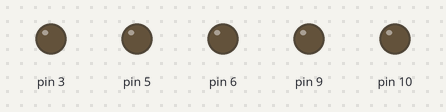
This sketch was run on a simulated Arduino Uno, built with avr-gcc and run on an emulated ATmega328P. Shown: output pins drawn as LEDs (lit = HIGH).

Above: at 0.05 s.
At 0.15 s:
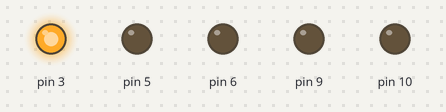
At 0.3 s:
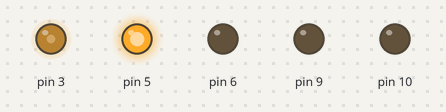
At 0.6 s:
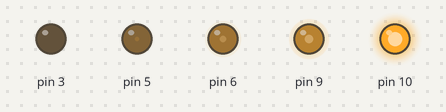
At 0.9 s:
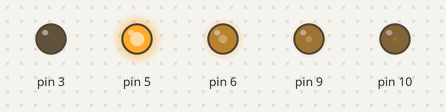
At 1.2 s:
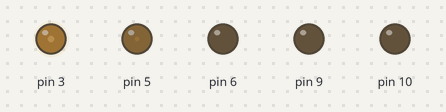
Timing chart, 0 to 3.0 s (numbered marks = the images above):
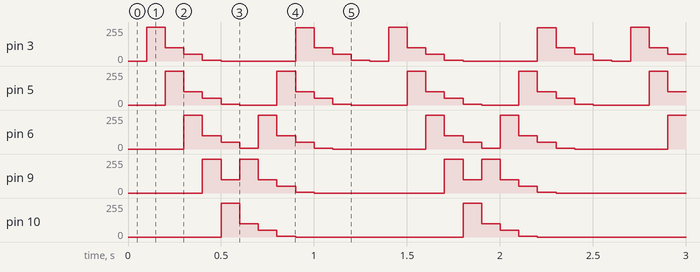

The sketch:

display.ino
```cpp
int velocidade = 10;
void setup() {

  pinMode (3, OUTPUT);
  pinMode (5, OUTPUT);
  pinMode (6, OUTPUT);
  pinMode (9, OUTPUT);
  pinMode (10, OUTPUT);

}

void loop() {
  for (int frame = 1; frame<= 13; frame++){
    switch (frame) {
      case 1:
  analogWrite(3, 0);
  analogWrite(5, 0);
  analogWrite(6, 0);
  analogWrite(9, 0);
  analogWrite(10, 0);
  break;

   case 2:
  analogWrite(3, 255);
  analogWrite(5, 0);
  analogWrite(6, 0);
  analogWrite(9, 0);
  analogWrite(10, 0);
break;

  case 3:
  analogWrite(3, 100);
  analogWrite(5, 255);
  analogWrite(6, 0);
  analogWrite(9, 0);
  analogWrite(10, 0);
break;

  case 4:
  analogWrite(3, 50);
  analogWrite(5, 100);
  analogWrite(6, 255);
  analogWrite(9, 0);
  analogWrite(10, 0);
break;

  case 5:
  analogWrite(3, 5);
  analogWrite(5, 50);
  analogWrite(6, 100);
  analogWrite(9, 255);
  analogWrite(10, 0);
break;

  case 6:
  analogWrite(3, 0);
  analogWrite(5, 5);
  analogWrite(6, 50);
  analogWrite(9, 100);
  analogWrite(10, 255);
break;

  case 7:
  analogWrite(3, 0);
  analogWrite(5, 0);
  analogWrite(6, 5);
  analogWrite(9, 255);
  analogWrite(10, 100);
break;

  case 8:
  analogWrite(3, 0);
  analogWrite(5, 0);
  analogWrite(6, 255);
  analogWrite(9, 100);
  analogWrite(10, 50);
break;

  case 9:
  analogWrite(3, 0);
  analogWrite(5, 255);
  analogWrite(6, 100);
  analogWrite(9, 50);
  analogWrite(10, 5);
break;

  case 10:
  analogWrite(3, 250);
  analogWrite(5, 100);
  analogWrite(6, 50);
  analogWrite(9, 5);
  analogWrite(10, 0);
break;

  case 11:
  analogWrite(3, 100);
  analogWrite(5, 50);
  analogWrite(6, 5);
  analogWrite(9, 0);
  analogWrite(10, 0);
break;

  case 12:
  analogWrite(3, 50);
  analogWrite(5, 5);
  analogWrite(6, 0);
  analogWrite(9, 0);
  analogWrite(10, 0);
break;

  case 13:
  analogWrite(3, 5);
  analogWrite(5, 0);
  analogWrite(6, 0);
  analogWrite(9, 0);
  analogWrite(10, 0);
  break;

}
delay(1000 / velocidade);

}
}
```

Measured:
- by itself, pin 9: repeats every 1.3 s: 100/255 0.10 s, 255/255 0.10 s, 100/255 0.10 s, 50/255 0.10 s, 5/255 0.10 s, 0/255 0.70 s, 255/255 0.10 s
- by itself, pin 10: repeats every 1.3 s: 100/255 0.10 s, 50/255 0.10 s, 5/255 0.10 s, 0/255 0.90 s, 255/255 0.10 s
- by itself, pin 6: repeats every 1.3 s: 100/255 0.10 s, 50/255 0.10 s, 5/255 0.10 s, 255/255 0.10 s, 100/255 0.10 s, 50/255 0.10 s, 5/255 0.10 s, 0/255 0.50 s, 255/255 0.10 s
- by itself, pin 3: repeats every 1.3 s: 100/255 0.10 s, 50/255 0.10 s, 5/255 0.10 s, 0/255 0.40 s, 250/255 0.10 s, 100/255 0.10 s, 50/255 0.10 s, 5/255 0.10 s, 0/255 0.10 s, 255/255 0.10 s
